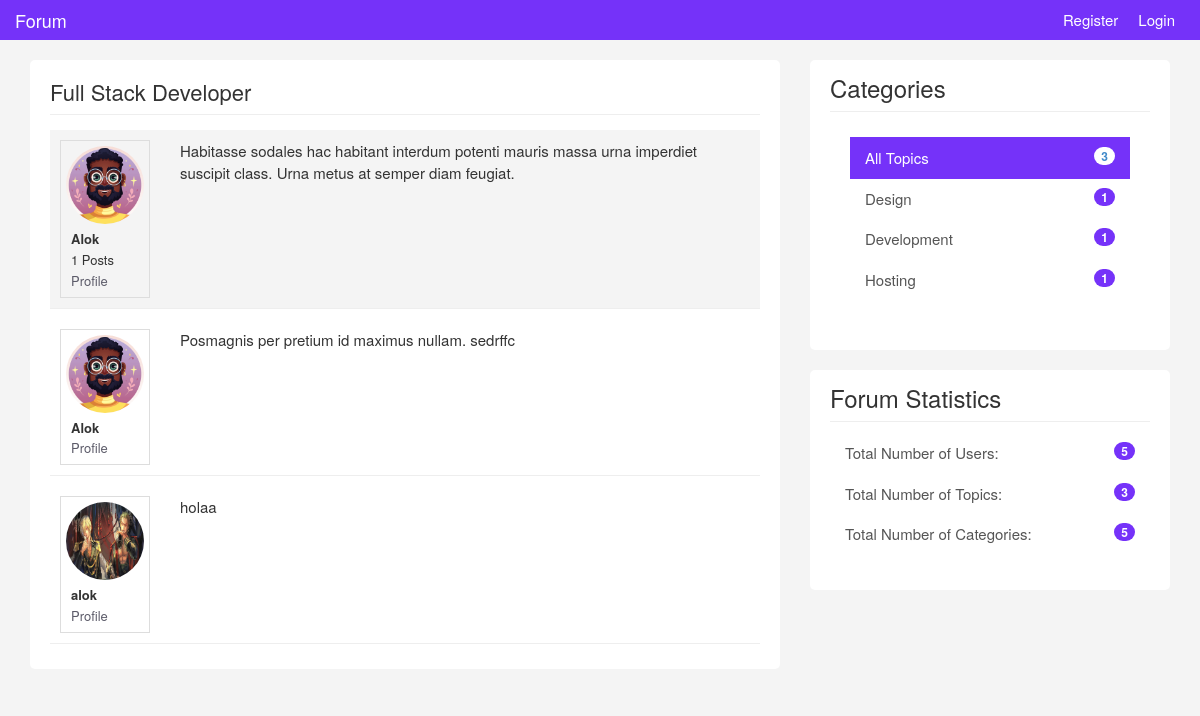
Page /topics/topic.php?id=17 on the committed database.
### tables this page shows
CREATE TABLE `topics` (
  `id` int(11) NOT NULL,
  `user_name` varchar(255) DEFAULT NULL,
  `user_image` varchar(250) NOT NULL,
  `title` varchar(200) NOT NULL,
  `category` varchar(200) NOT NULL,
  `body` text NOT NULL,
  `created_at` datetime NOT NULL DEFAULT current_timestamp()
);

CREATE TABLE `replies` (
  `id` int(5) NOT NULL,
  `user_name` varchar(255) DEFAULT NULL,
  `reply` varchar(200) NOT NULL,
  `user_id` int(5) NOT NULL,
  `user_image` varchar(250) NOT NULL,
  `topic_id` int(5) NOT NULL,
  `created_at` datetime NOT NULL DEFAULT current_timestamp()
);

CREATE TABLE `categories` (
  `id` int(5) NOT NULL,
  `name` varchar(200) NOT NULL,
  `created_at` timestamp NOT NULL DEFAULT current_timestamp()
);

### topics/topic.php (the view, shortened to what this page needs)
<?php require "../includes/header.php";		?>
<?php require "../config/conf.php";			?>
<?php
if(isset($_GET['id'])){
	$id= $_GET['id'];
	$topic=$conn->query("SELECT * FROM topics WHERE id='$id'");
	$topic->execute();
	$singleTopic= $topic->fetch(PDO::FETCH_OBJ);
	$topicCount = $conn->query("SELECT COUNT(*) AS count_topics FROM topics WHERE user_name='$singleTopic->user_name'");
	$topicCount->execute();
	$count = $topicCount->fetch(PDO::FETCH_OBJ);
	$reply=$conn->query("SELECT * FROM replies WHERE topic_id='$id'");
	$reply->execute();
	$allReplies= $reply->fetchAll(PDO::FETCH_OBJ);
}
else{
	header("location: ".APPURL."/404.php");
}
?>
    <div class="container">
		<div class="row">
			<div class="col-md-8">
				<div class="main-col">
					<div class="block">
						<h1 class="pull-left"><?php echo $singleTopic->title; ?></h1>
						<div class="clearfix"></div>
						<hr>
						<ul id="topics">
					<li id="main-topic" class="topic topic">
						<div class="row">
							<div class="col-md-2">
								<div class="user-info">
									<img class="avatar pull-left rounded-circle" style="border-radius: 50%;" src="../img/<?php echo $singleTopic->user_image; ?>" />
									<ul>
										<li><strong><?php echo $singleTopic->user_name; ?></strong></li>
										<li><?php echo $count->count_topics; ?> Posts</li>
										<li><a href="<?php echo APPURL; ?>/users/profile.php?name=<?php echo $singleTopic->user_name; ?>">Profile</a>
									</ul>
								</div>
							</div>
							<div class="col-md-10">
								<div class="topic-content pull-right">
									<p><?php echo $singleTopic->body; ?></p>
								</div>
							</div>
						</div>
					</li>
					<?php foreach($allReplies as $reply) : ?>
					<li class="topic topic">
						<div class="row">
							<div class="col-md-2">
								<div class="user-info">
									<img class="avatar pull-left rounded-circle" style="border-radius: 50%;" src="../img/<?php echo $reply->user_image;?>" />
									<ul>
										<li><strong><?php echo $reply->user_name;?></strong></li>
										<li><a href="<?php echo APPURL; ?>/users/profile.php?name=<?php echo $reply->user_name; ?>">Profile</a>
									</ul>
								</div>
							</div>
							<div class="col-md-10">
								<div class="topic-content pull-right">
									<p><?php echo $reply->reply;?></p>
								</div>
							</div>
						</div>
					</li>
					<?php endforeach; ?>
				</ul>
					</div>
				</div>
			</div>
			<?php require "../includes/footer.php";		?>

### includes/footer.php (shortened to what this page needs)
<?php
	$topics= $conn->query("SELECT COUNT(*) AS all_topics from topics");
	$topics->execute();
	$allTopics = $topics->fetch(PDO::FETCH_OBJ);
	$categories = $conn->query("
    SELECT
        categories.id AS id,
        categories.name AS name,
        COUNT(topics.category) AS count_category
    FROM
        categories
    LEFT JOIN
        topics ON categories.name = topics.category
    GROUP BY
        categories.name
    HAVING
        count_category > 0
");
$categories->execute();
$allCategories = $categories->fetchAll(PDO::FETCH_OBJ);
	$users = $conn->query("SELECT COUNT(*) AS COUNT_users FROM users");
	$users -> execute();
	$allUsers = $users->fetch(PDO::FETCH_OBJ);
		$topics = $conn->query("SELECT COUNT(*) AS COUNT_topics FROM topics");
		$topics -> execute();
		$alltopics_count = $topics->fetch(PDO::FETCH_OBJ);
		$categories_count = $conn->query("SELECT COUNT(*) AS COUNT_categories FROM categories");
		$categories_count -> execute();
		$allcategories_count = $categories_count->fetch(PDO::FETCH_OBJ);
?>
<div class="col-md-4">
				<div class="sidebar">
					<div class="block">
					<h3>Categories</h3>
					<div class="list-group block ">
						<a href="#" class="list-group-item active">All Topics <span class="badge pull-right"><?php echo $allTopics->all_topics ?></span></a>
						<?php foreach($allCategories as $category) : ?>
						<a href="<?php echo APPURL;?>/categories/show.php?name=<?php echo $category->name; ?>" class="list-group-item"><?php echo $category->name; ?>
						<span class="color badge pull-right"><?php echo $category->count_category; ?></span></a>
						<?php endforeach; ?>
					</div>
					</div>
					<div class="block" style="margin-top: 20px;">
						<h3 class="margin-top: 40px">Forum Statistics</h3>
						<div class="list-group">
							<a href="#" class="list-group-item">Total Number of Users:<span class="color badge pull-right"><?php echo $allUsers -> COUNT_users; ?></span></a>
							<a href="#" class="list-group-item">Total Number of Topics:<span class="color badge pull-right"><?php echo $alltopics_count -> COUNT_topics; ?></span></a>
							<a href="#" class="list-group-item">Total Number of Categories: <span class="color badge pull-right"><?php echo $allcategories_count -> COUNT_categories; ?></span></a>
						</div>
				    </div>
			    </div>
				</div>
			</div>
		</div>
  </body>
</html>

### css/custom.css (style rules this page uses)
body { padding-top: 60px; background:#f4f4f4; font-size:15px; }
a { color:#5c5b69; }
ul { padding:0; margin:0; list-style:none; }
hr { margin:10px 0 15px 0; }
h3 { margin-bottom:5px; }
.block { background:#fff; border-radius:5px; padding: 15px 20px; margin-bottom:20px; }
.main-col { overflow:auto; }
.main-col h1 { font-size:22px; margin:5px 0 0 0; padding:0; }
.sidebar .block h3 { margin:0 0 10px 0; padding-bottom:10px; border-bottom:#eee solid 1px; }
.topic { border-bottom:#eee solid 1px; margin-bottom:10px; padding:10px; }
.topic-content { width:100%; }
img.avatar { width:100%; }
a.list-group-item.active, a.list-group-item.active:hover, a.list-group-item.active:focus { background:rgb(117, 50, 249); border-radius:0; }
.list-group-item { border:0 }
#main-topic { background:#f4f4f4; padding:10px; }
.user-info { border:#ddd solid 1px; padding:5px; overflow:hidden; font-size:13px; }
.user-info img { display:block; margin-bottom:5px; }
.user-info ul { list-style:none; margin:10px 0 0 5px; }
.user-info li { line-height:1.6em; }
.color { background-color: rgb(117, 50, 249); color: white; }

### rows in the picture
topics: title "Full Stack Developer", user_image (picture), user_name "Alok", body "Habitasse sodales hac habitant interdum potenti mauris massa urna imperdiet suscipit class. Urna metus at semper diam feugiat."
replies: user_image (picture), user_name "Alok", reply "Posmagnis per pretium id maximus nullam. sedrffc"
replies: user_image (picture), user_name "alok", reply "holaa"
categories: name "Design", count_category "1"
categories: name "Development", count_category "1"
categories: name "Hosting", count_category "1"

### other values in the picture
$count->count_topics "1"
$allTopics->all_topics "3"
$allUsers -> COUNT_users "5"
$alltopics_count -> COUNT_topics "3"
$allcategories_count -> COUNT_categories "5"
